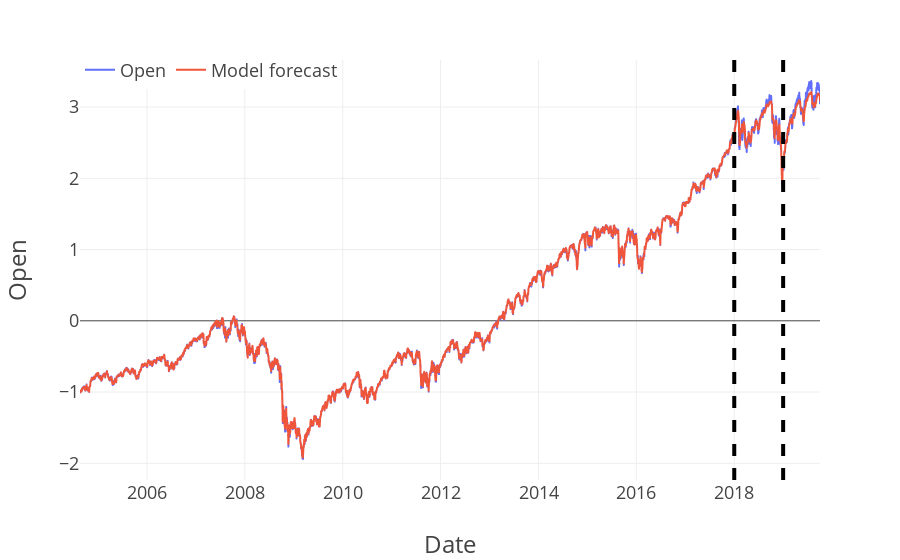

Here is the notebook cell this chart was saved with:
### Code cell
fig = px.line(df_out, labels={'value': "Open", 'created_at': 'Date'})
fig.add_vline(x=val_start, line_width=4, line_dash="dash")
fig.add_vline(x=test_start, line_width=4, line_dash="dash")
# fig.add_annotation(xref="paper", x=0.75, yref="paper", y=0.8, text="Test set start", showarrow=False)
fig.update_layout(
  template=plot_template, legend=dict(orientation='h', y=1.02, title_text="")
)
fig.show()

### Figure 1 — Plotly figure (JSON) as saved in the notebook; plotly's stock layout.template omitted (floating-point values rounded to 4 significant figures; data arrays with more than 128 entries replaced by an {"elided": "..."} marker saying what was removed)
{"data": [{"hovertemplate": "variable=Open<br>Date=%{x}<br>Open=%{y}<extra></extra>", "legendgroup": "Open", "line": {"color": "#636efa", "dash": "solid"}, "marker": {"symbol": "circle"}, "mode": "lines", "name": "Open", "showlegend": true, "type": "scattergl", "x": {"elided": "3808 str values"}, "xaxis": "x", "y": {"elided": "3808 float values"}, "yaxis": "y"}, {"hovertemplate": "variable=Model forecast<br>Date=%{x}<br>Open=%{y}<extra></extra>", "legendgroup": "Model forecast", "line": {"color": "#EF553B", "dash": "solid"}, "marker": {"symbol": "circle"}, "mode": "lines", "name": "Model forecast", "showlegend": true, "type": "scattergl", "x": {"elided": "3808 str values"}, "xaxis": "x", "y": {"elided": "3808 float values"}, "yaxis": "y"}], "layout": {"legend": {"orientation": "h", "title": {"text": ""}, "tracegroupgap": 0, "y": 1.02}, "margin": {"t": 60}, "shapes": [{"line": {"dash": "dash", "width": 4}, "type": "line", "x0": "2018-01-01", "x1": "2018-01-01", "xref": "x", "y0": 0, "y1": 1, "yref": "y domain"}, {"line": {"dash": "dash", "width": 4}, "type": "line", "x0": "2019-01-01", "x1": "2019-01-01", "xref": "x", "y0": 0, "y1": 1, "yref": "y domain"}], "xaxis": {"anchor": "y", "domain": [0, 1], "title": {"text": "Date"}}, "yaxis": {"anchor": "x", "domain": [0, 1], "title": {"text": "Open"}}}}
